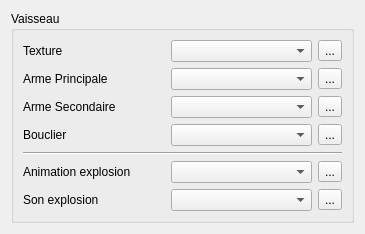
<?xml version="1.0" encoding="UTF-8"?>
<ui version="4.0">
 <class>SpaceshipData</class>
 <widget class="QWidget" name="SpaceshipData">
  <property name="geometry">
   <rect>
    <x>0</x>
    <y>0</y>
    <width>365</width>
    <height>210</height>
   </rect>
  </property>
  <property name="windowTitle">
   <string>Form</string>
  </property>
  <layout class="QGridLayout" name="gridLayout">
   <item row="0" column="0">
    <widget class="QGroupBox" name="groupBox">
     <property name="title">
      <string>Vaisseau</string>
     </property>
     <layout class="QGridLayout" name="gridLayout_2">
      <item row="0" column="1">
       <widget class="QComboBox" name="comboBox_2"/>
      </item>
      <item row="5" column="0">
       <widget class="QLabel" name="label_5">
        <property name="text">
         <string>Animation explosion</string>
        </property>
       </widget>
      </item>
      <item row="2" column="2">
       <widget class="QToolButton" name="toolButton_3">
        <property name="text">
         <string>...</string>
        </property>
       </widget>
      </item>
      <item row="1" column="0">
       <widget class="QLabel" name="label_2">
        <property name="text">
         <string>Arme Principale</string>
        </property>
       </widget>
      </item>
      <item row="1" column="2">
       <widget class="QToolButton" name="toolButton_2">
        <property name="text">
         <string>...</string>
        </property>
       </widget>
      </item>
      <item row="2" column="1">
       <widget class="QComboBox" name="comboBox_3"/>
      </item>
      <item row="0" column="2">
       <widget class="QToolButton" name="toolButton">
        <property name="text">
         <string>...</string>
        </property>
       </widget>
      </item>
      <item row="0" column="0">
       <widget class="QLabel" name="label">
        <property name="text">
         <string>Texture</string>
        </property>
       </widget>
      </item>
      <item row="1" column="1">
       <widget class="QComboBox" name="comboBox"/>
      </item>
      <item row="2" column="0">
       <widget class="QLabel" name="label_3">
        <property name="text">
         <string>Arme Secondaire</string>
        </property>
       </widget>
      </item>
      <item row="3" column="0">
       <widget class="QLabel" name="label_4">
        <property name="text">
         <string>Bouclier</string>
        </property>
       </widget>
      </item>
      <item row="3" column="1">
       <widget class="QComboBox" name="comboBox_4"/>
      </item>
      <item row="3" column="2">
       <widget class="QToolButton" name="toolButton_4">
        <property name="text">
         <string>...</string>
        </property>
       </widget>
      </item>
      <item row="4" column="0" colspan="3">
       <widget class="Line" name="line">
        <property name="orientation">
         <enum>Qt::Horizontal</enum>
        </property>
       </widget>
      </item>
      <item row="5" column="1">
       <widget class="QComboBox" name="comboBox_5"/>
      </item>
      <item row="6" column="0">
       <widget class="QLabel" name="label_6">
        <property name="text">
         <string>Son explosion</string>
        </property>
       </widget>
      </item>
      <item row="6" column="1">
       <widget class="QComboBox" name="comboBox_6"/>
      </item>
      <item row="5" column="2">
       <widget class="QToolButton" name="toolButton_5">
        <property name="text">
         <string>...</string>
        </property>
       </widget>
      </item>
      <item row="6" column="2">
       <widget class="QToolButton" name="toolButton_6">
        <property name="text">
         <string>...</string>
        </property>
       </widget>
      </item>
     </layout>
    </widget>
   </item>
  </layout>
 </widget>
 <resources/>
 <connections/>
</ui>
